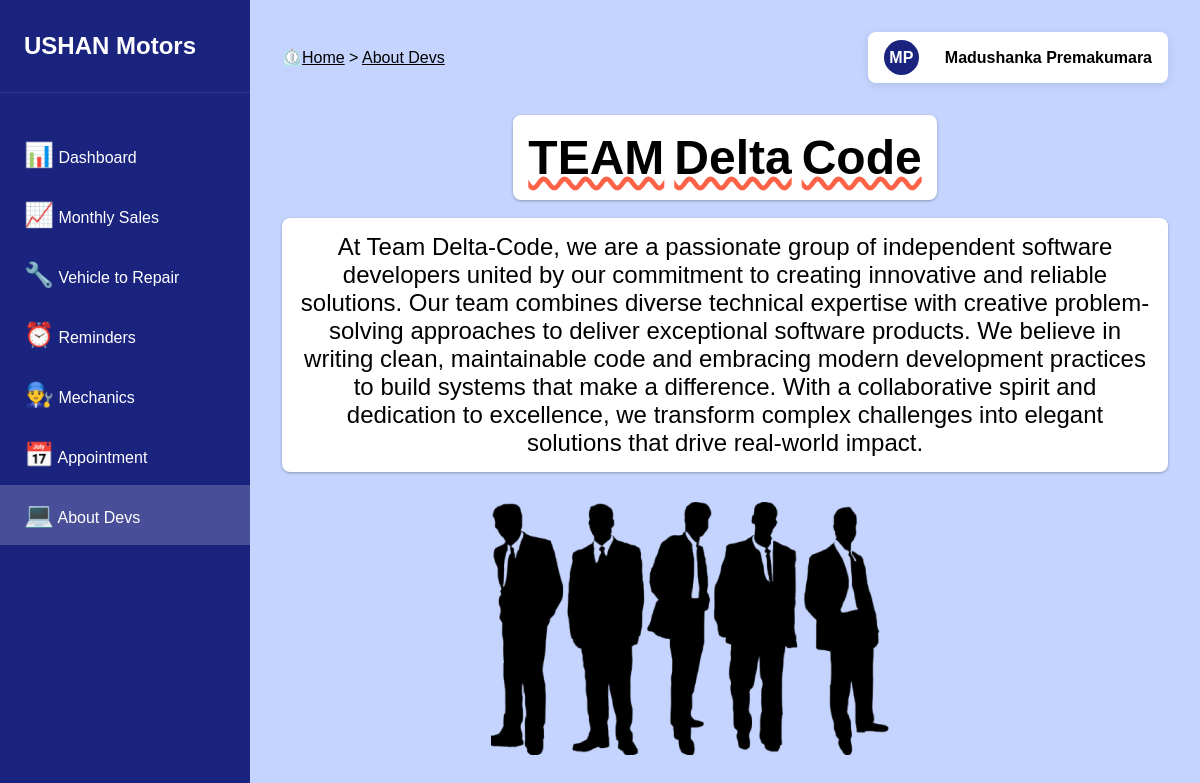
Screenshot of /Staff_Interface/aboutDevs.php (signed in) with the database file from the repository.
### tables this page shows
CREATE TABLE `employees` (
  `id` bigint(20) NOT NULL,
  `employee_id` varchar(20) NOT NULL,
  `role_id` varchar(20) NOT NULL,
  `emp_first_name` varchar(50) NOT NULL,
  `emp_last_name` varchar(50) NOT NULL,
  `basic_salary` decimal(10,0) NOT NULL
);

### Staff_Interface/profile_icon.php (the view, shortened to what this page needs)
<?php
$empId = $_SESSION['employee_id'];
$firstName = "";
$lastName = "";
$stmt = $connect->prepare("SELECT `emp_first_name`, `emp_last_name` FROM employees WHERE `employee_id`='".$empId."' LIMIT 1;");
$stmt->execute();
$stmt->bind_result($firstName, $lastName);
$results = [];
while ($stmt->fetch()) {
    $results[] = [
        'emp_first_name' => $firstName,
        'emp_last_name' => $lastName
    ];
}
if (empty($results)) {
    $empId = "";
    $firstName = "";
    $lastName = "";
} else {
    foreach ($results as $result) {
        $firstName = $result['emp_first_name'];
        $lastName = $result['emp_last_name'];
        echo "
        <div>
            <a href='#' class='user-profile' onclick='toggleDropdown(event)'>
                <div class='user-avatar'>".$firstName[0].$lastName[0]."</div>
                <div class='user-name'>".$firstName." ".$lastName."</div>
            </a>
            <div class='dropdown-menu' id='dropdownMenu'>
                <a href='settings.php'>Settings</a>
                <a href='logout.php'>Logout</a>
            </div>
        </div>
        ";
    }
}
?>

### Staff_Interface/styles/mainStyle.css (style rules this page uses)
* { margin: 0; padding: 0; box-sizing: border-box; font-family: Arial, sans-serif; }
body { background-color: #c4d4ff; min-height: 100vh; display: flex; flex-direction: column; }
html,body { height: 100%; margin: 0; padding: 0; }
a { text-decoration: none; }
.user-profile { display: flex; align-items: center; gap: 1rem; padding: 0.5rem 1rem; background: #fff; border-radius: 8px; box-shadow: 0 2px 10px rgba(0,0,0,0.1); cursor: pointer; }
.user-avatar { width: 35px; height: 35px; background: #1a237e; border-radius: 50%; display: flex; align-items: center; justify-content: center; color: white; font-weight: bold; align-items: center; margin-right: 10px; }
.user-name { color: #000; font-weight: 700; }

### rows the page displays
employees: emp_first_name "M", emp_last_name "P", emp_first_name "Madushanka", emp_last_name "Premakumara"
